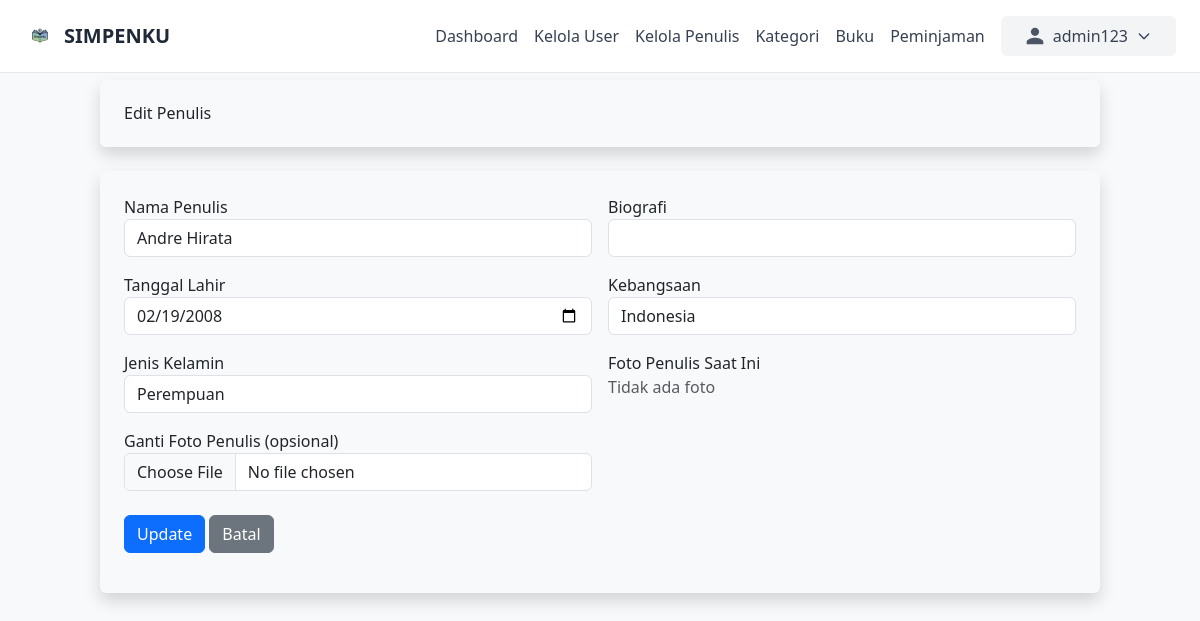
The app's page /admin/penulis/edit_penulis.php?id=1 (signed in) with its own data.
### tables this page shows
CREATE TABLE `penulis` (
  `id` int NOT NULL,
  `nama_penulis` varchar(100) NOT NULL,
  `foto` varchar(255) DEFAULT NULL,
  `bio` text,
  `tanggal_lahir` date DEFAULT NULL,
  `kebangsaan` varchar(100) DEFAULT NULL,
  `jenis_kelamin` enum('Laki-laki','Perempuan') DEFAULT NULL
);

### admin/penulis/edit_penulis.php (the view, shortened to what this page needs)
<?php
include '../../includes/db.php';
include '../asset/navbar.php';
$id = $_GET['id'];
$data = mysqli_query($conn, "SELECT * FROM penulis WHERE id = $id");
$penulis = mysqli_fetch_assoc($data);
?>
<!DOCTYPE html>
<html lang="id">
<head>
    <link href="https://cdn.jsdelivr.net/npm/bootstrap@5.3.6/dist/css/bootstrap.min.css" rel="stylesheet">
    <link href="https://cdn.jsdelivr.net/npm/tailwindcss@2.2.19/dist/tailwind.min.css" rel="stylesheet">
</head>
<body style="background-color: #f8f9fa;">
<div class="container mt-4">
    <div class="p-4 bg-light rounded shadow mb-4">
        <h2>Edit Penulis</h2>
    </div>
    <div class="p-4 bg-light rounded shadow">
        <form method="post" enctype="multipart/form-data">
            <div class="row g-3">
                <div class="col-md-6">
                    <label>Nama Penulis</label>
                    <input type="text" name="nama_penulis" class="form-control" required value="<?= htmlspecialchars($penulis['nama_penulis']) ?>">
                </div>
                <div class="col-md-6">
                    <label>Biografi</label>
                    <input type="text" name="bio" class="form-control" required value="<?= htmlspecialchars($penulis['biografi']) ?>">
                </div>
                <div class="col-md-6">
                    <label>Tanggal Lahir</label>
                    <input type="date" name="tanggal_lahir" class="form-control" required value="<?= $penulis['tanggal_lahir'] ?>">
                </div>
                <div class="col-md-6">
                    <label>Kebangsaan</label>
                    <input type="text" name="kebangsaan" class="form-control" required value="<?= htmlspecialchars($penulis['kebangsaan']) ?>">
                </div>
                <div class="col-md-6">
                    <label>Jenis Kelamin</label>
                    <select name="jenis_kelamin" class="form-control" required>
                        <option value="Perempuan" <?= $penulis['jenis_kelamin'] == 'Perempuan' ? 'selected' : '' ?>>Perempuan</option>
                    </select>
                </div>
                <div class="col-md-6">
                    <label>Foto Penulis Saat Ini</label><br>
                    <?php if (!empty($penulis['foto_penulis'])): ?>
                        <img src="../../uploads/penulis/<?= htmlspecialchars($penulis['foto_penulis']) ?>" width="100" class="img-thumbnail">
                    <?php else: ?>
                        <p class="text-muted">Tidak ada foto</p>
                    <?php endif; ?>
                </div>
                <div class="col-md-6">
                    <label>Ganti Foto Penulis (opsional)</label>
                    <input type="file" name="foto_penulis" accept="image/*" class="form-control">
                </div>
            </div>
            <div class="mt-4">
                <button type="submit" name="update" class="btn btn-primary">Update</button>
                <a href="kelola_penulis.php" class="btn btn-secondary">Batal</a>
            </div>
        </form>
    </div>
</div>
</body>
</html>

### records on screen
penulis: nama_penulis "Andre Hirata", tanggal_lahir "02/19/2008", kebangsaan "Indonesia", jenis_kelamin "Perempuan"

### other values on screen
$_SESSION['nama'] "admin123"
